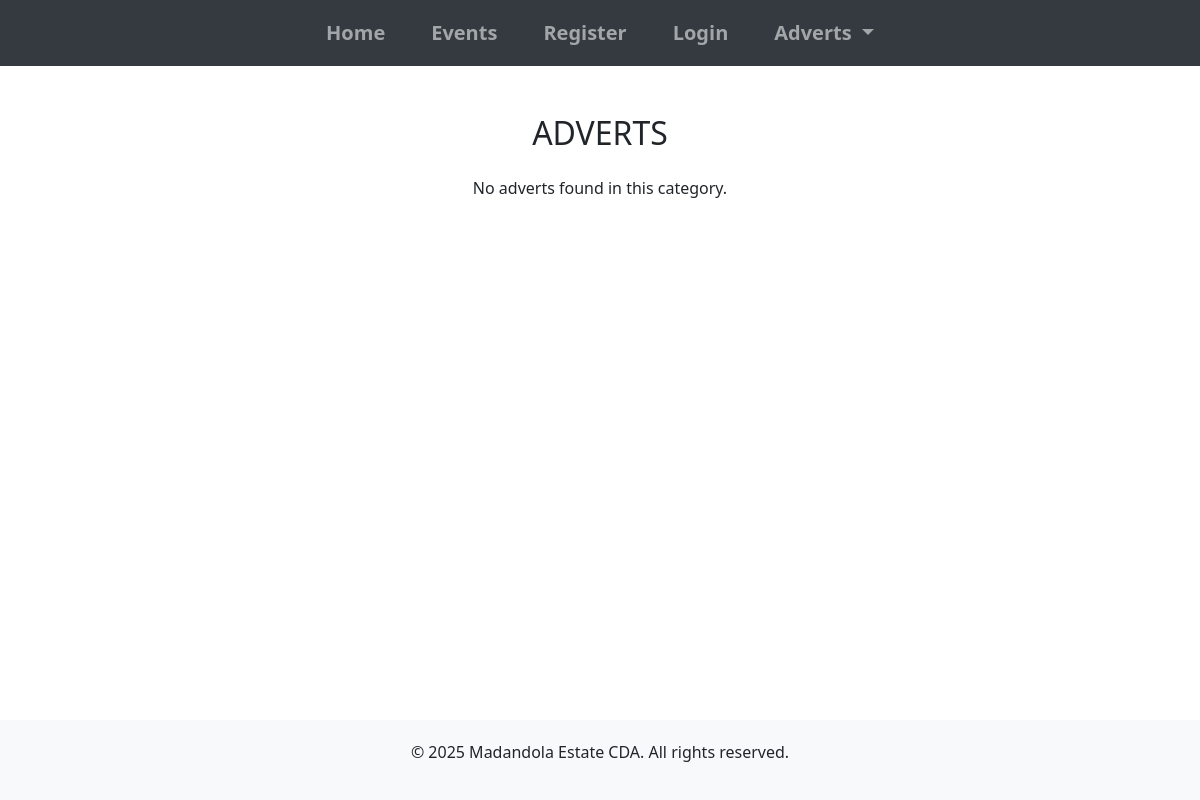
/adverts/, run on an earlier commit of the app's database.
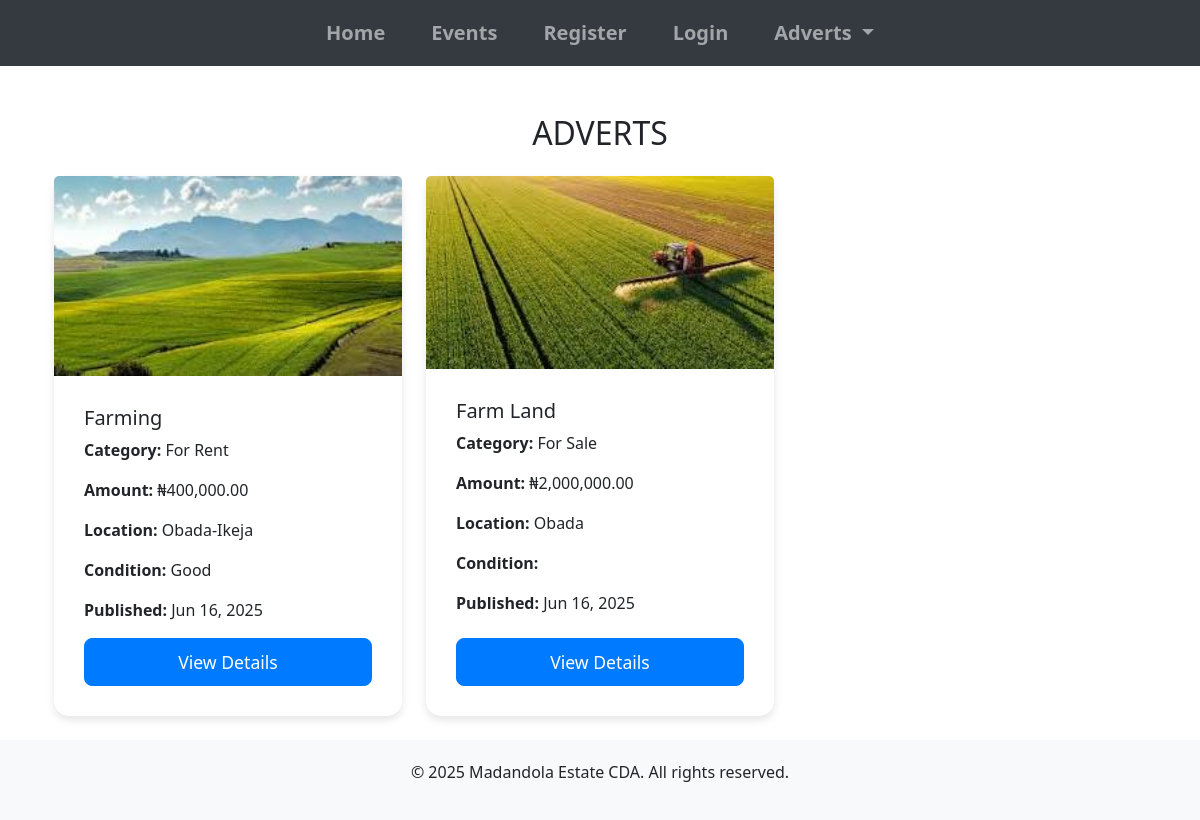
And on a later commit of the database.
### cda_app/models.py (models this page shows, shortened)
class AdvertItem(models.Model):
    CATEGORY_CHOICES = [
        ('For Sale', 'For Sale'),
        ('For Rent', 'For Rent'),
        ('For Lease', 'For Lease'),
    ]
    category = models.CharField(max_length=20, choices=CATEGORY_CHOICES)
    user = models.ForeignKey(User, on_delete=models.CASCADE)
    title = models.CharField(max_length=200)
    description = models.TextField()
    amount = models.DecimalField(max_digits=10, decimal_places=2)
    location = models.CharField(max_length=100)
    condition = models.CharField(max_length=100)
    published_date = models.DateTimeField(auto_now_add=True)
    is_approved = models.BooleanField(default=False)
    phone_number = models.CharField(max_length=20, blank=True, null=True)

class AdvertImage(models.Model):
    advert_item = models.ForeignKey(AdvertItem, on_delete=models.CASCADE, related_name='images')
    image = models.ImageField(upload_to='advert_images/')
    is_main = models.BooleanField(default=False)

### cda_app/views.py (the view)
# urls.py: path('adverts/', views.advert_list, name='advert_list'),
def advert_list(request):
    category_name = request.GET.get('category')
    if category_name:
        advert_items = AdvertItem.objects.filter(is_approved=True, category=category_name).order_by('-published_date')
    else:
        advert_items = AdvertItem.objects.filter(is_approved=True).order_by('-published_date')
    context = {
        'advert_items': advert_items
    }
    return render(request, 'advert_list.html', context)

### cda_app/context_processors.py (called while the page is built)
def committees(request):
    return {'committees': Committee.objects.all()}

### templates/advert_list.html (shortened to what this page needs)
{% extends 'base.html' %}
{% load humanize %}
{% block content %}
<div class="container">
    <h2 class="text-center text-uppercase my-4">Adverts</h2>
    <div class="row">
        {% for advert in advert_items %}
        <div class="col-md-4 mb-4">
            <div class="card h-100">
                {% if advert.images.first %}
                <img src="{{ advert.images.first.image.url }}" class="card-img-top" alt="{{ advert.title }}">
                {% else %}
                <img src="https://via.placeholder.com/300" class="card-img-top" alt="No Image">
                {% endif %}
                <div class="card-body d-flex flex-column">
                    <h5 class="card-title">{{ advert.title }}</h5>
                    <p class="card-text"><strong>Category:</strong> {{ advert.category }}</p>
                    <p class="card-text"><strong>Amount:</strong> &#8358;{{ advert.amount|intcomma }}</p>
                    <p class="card-text"><strong>Location:</strong> {{ advert.location }}</p>
                    <p class="card-text"><strong>Condition:</strong> {{ advert.condition }}</p>
                    <p class="card-text"><strong>Published:</strong> {{ advert.published_date|date:"M d, Y" }}</p>
                    <a href="{% url 'advert_detail' advert.pk %}" class="btn btn-primary mt-auto">View Details</a>
                </div>
            </div>
        </div>
        {% empty %}
        <div class="col-12">
            <p class="text-center">No adverts found in this category.</p>
        </div>
        {% endfor %}
    </div>
</div>
{% endblock %}

### templates/base.html (shortened to what this page needs)
<!DOCTYPE html> {% load static %}
<html lang="en">
<head>
    <link href="https://cdn.jsdelivr.net/npm/bootstrap@5.3.3/dist/css/bootstrap.min.css" rel="stylesheet">
</head>
<body>
    <nav class="navbar navbar-expand-lg navbar-dark" style="background-color: #343a40;">
        <div class="collapse navbar-collapse" id="navbarNav">
            <ul class="navbar-nav justify-content-center w-100">
                <li class="nav-item">
                    <a class="nav-link" href="{% url 'home' %}">Home</a>
                </li>
                <li class="nav-item">
                    <a class="nav-link" href="{% url 'events' %}">Events</a>
                </li>
                {% if not user.is_authenticated %}
                <li class="nav-item">
                    <a class="nav-link" href="{% url 'registration' %}">Register</a>
                </li>
                <li class="nav-item">
                    <a class="nav-link" href="{% url 'login' %}">Login</a>
                </li>
                {% endif %}
                <li class="nav-item dropdown">
                    <a class="nav-link dropdown-toggle" href="#" id="navbarDropdownAdverts" role="button" data-bs-toggle="dropdown" aria-haspopup="true" aria-expanded="false">
                        Adverts
                    </a>
                </li>
            </ul>
        </div>
    </nav>
    <div class="container mt-4">
        {% block content %} {% endblock %}
    </div>
    <footer class="footer mt-auto">
        <div class="container">
            <p>&copy; 2025 Madandola Estate CDA. All rights reserved.</p>
        </div>
    </footer>
</body>
</html>

### templates/base.html (style rules this page uses)
body { display: flex; flex-direction: column; min-height: 100vh; }
.footer { flex-shrink: 0; background-color: #f8f9fa; padding: 20px 0; text-align: center; margin-top: auto; }
.card { border: none; border-radius: 15px; box-shadow: 0 4px 8px rgba(0, 0, 0, 0.1); }
.card-body { padding: 30px; }
.btn-primary { background-color: #007bff; border-color: #007bff; border-radius: 8px; padding: 10px 20px; font-size: 1.1rem; transition: background-color 0.3s ease; }
.navbar-nav .nav-link { font-weight: bold; font-size: 1.25rem; padding: 10px 15px; border-radius: 5px; margin: 0 15px; transition: background-color 0.3s ease; }

What changed in the data, as far as the page shows it:
added AdvertItem: images.first.image (picture), title "Farming", category "For Rent", amount "400,000.00", location "Obada-Ikeja", condition "Good", published_date "Jun 16, 2025"
added AdvertItem: images.first.image (picture), title "Farm Land", category "For Sale", amount "2,000,000.00", location "Obada", published_date "Jun 16, 2025"
Also different on the page:
text no longer shown: "No adverts found in this category."
